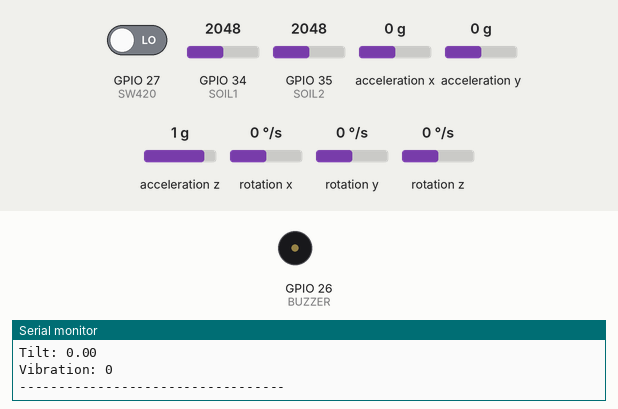
Recording of a sketch running on a simulated ESP32. On the bench: buzzer (waves = sounding, pin HIGH), the last lines printed to the serial monitor. The inputs (shaded band) are chosen by the test bench; at power-on: acceleration x 0 g, GPIO 34 (SOIL1) = 2048, GPIO 27 (SW420) LOW, GPIO 35 (SOIL2) = 2048, acceleration y 0 g, acceleration z 1 g, rotation x 0 °/s, rotation y 0 °/s, rotation z 0 °/s. WiFi joins after 1.5 s; servers stay silent unless stated; web services answer with replies made up by the test bench.

Above: at 2.7 s.
2.8 s: acceleration x set to -1.4 g
16.8 s: GPIO 34 (SOIL1) set to 3540
At 19.1 s:
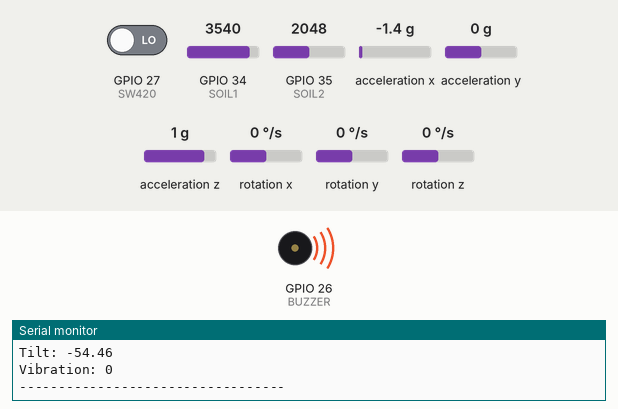
28.9 s: GPIO 27 (SW420) driven HIGH
Timing chart, 0 to 31.9 s (numbered marks = the images above; inputs shaded):
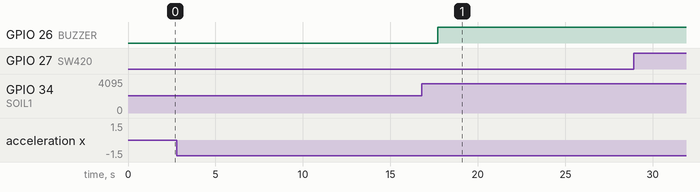

Measured:
- after the input at 2.8 s, every drawn part: stays the same

The sketch:

landslide_system.ino
```cpp
#include <WiFi.h>
#include <Wire.h>
#include <MPU6050.h>
#include <HTTPClient.h>

/* ---------- WIFI ---------- */
const char* ssid = "Qwerty";
const char* password = "whmc6517";

/* ---------- THINGSPEAK ---------- */
const char* server = "http://api.thingspeak.com/update";
String apiKey = "XO515X6V560Q6KYG";

/* ---------- PINS ---------- */
#define SDA_PIN 21
#define SCL_PIN 22

#define SOIL1 34
#define SOIL2 35
#define SW420 27
#define BUZZER 26   //  Buzzer Pin

/* ---------- OBJECTS ---------- */
MPU6050 mpu;

/* ---------- VARIABLES ---------- */
float tiltX = 0;
int soil1, soil2;
int vibration;

/* ---------- ALERT THRESHOLDS ---------- */
float tiltThreshold = 30.0;   // degrees
int soilThreshold = 3500;     // adjust based on calibration

/* ---------- SETUP ---------- */
void setup() {
  Serial.begin(115200);

  pinMode(SW420, INPUT);
  pinMode(BUZZER, OUTPUT);
  digitalWrite(BUZZER, LOW);

  Wire.begin(SDA_PIN, SCL_PIN);
  mpu.initialize();

  WiFi.begin(ssid, password);
  Serial.print("Connecting to WiFi");

  while (WiFi.status() != WL_CONNECTED) {
    delay(500);
    Serial.print(".");
  }

  Serial.println("\nWiFi Connected!");
}

/* ---------- LOOP ---------- */
void loop() {

  /* ---- Read MPU6050 ---- */
  int16_t ax, ay, az;
  mpu.getAcceleration(&ax, &ay, &az);

  // Improved tilt formula
  tiltX = atan2(ax, sqrt(ay * ay + az * az)) * 180 / PI;

  /* ---- Read Sensors ---- */
  soil1 = analogRead(SOIL1);
  soil2 = analogRead(SOIL2);
  vibration = digitalRead(SW420);

  /* ---- ALERT CONDITION ---- */
  bool alert = false;

  if (vibration == 1) {
    alert = true;
    Serial.println(" VIBRATION ALERT!");
  }

  if (abs(tiltX) > tiltThreshold) {
    alert = true;
    Serial.println(" TILT ALERT!");
  }

  if (soil1 > soilThreshold || soil2 > soilThreshold) {
    alert = true;
    Serial.println(" SOIL ALERT!");
  }

  /* ---- BUZZER CONTROL ---- */
  if (alert) {
    digitalWrite(BUZZER, HIGH);   // Beep ON
  } else {
    digitalWrite(BUZZER, LOW);    // Beep OFF
  }

  /* ---- SERIAL OUTPUT ---- */
  Serial.println("----------- SENSOR DATA -----------");
  Serial.print("Soil 1: "); Serial.println(soil1);
  Serial.print("Soil 2: "); Serial.println(soil2);
  Serial.print("Tilt: "); Serial.println(tiltX);
  Serial.print("Vibration: "); Serial.println(vibration);
  Serial.println("----------------------------------");

  /* ---- SEND DATA TO THINGSPEAK ---- */
  if (WiFi.status() == WL_CONNECTED) {
    HTTPClient http;

    String url = server;
    url += "?api_key=" + apiKey;
    url += "&field1=" + String(soil1);
    url += "&field2=" + String(soil2);
    url += "&field4=" + String(tiltX);
    url += "&field5=" + String(vibration);

    http.begin(url);
    http.GET();
    http.end();
  }

  delay(16000);   // ThingSpeak minimum interval
}
```
